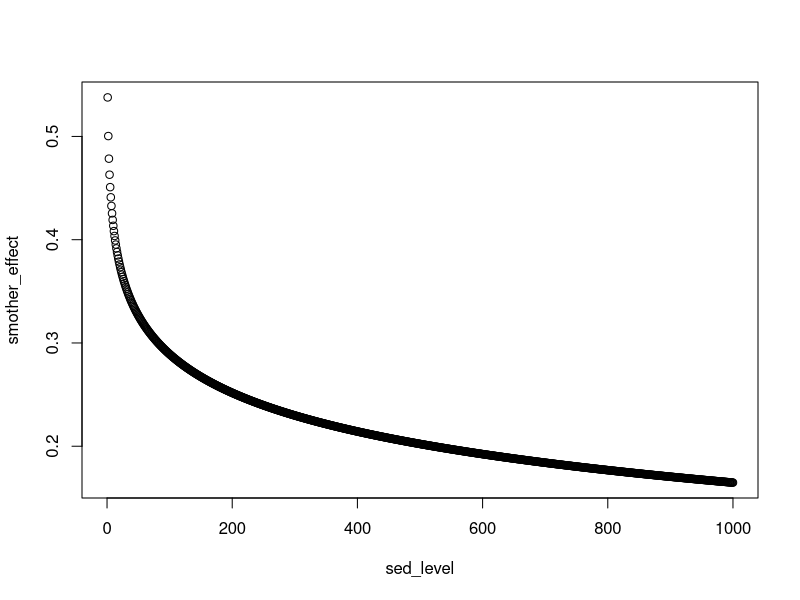

Reproduce this figure in R.
# sedimentation: calculation of S

Ksmother_coefft <- 0.054 # this is as in Guam .prm file. Even 0 sed will cut growth
Ksmother_const <- 0.4622
sed_level <- 0:1000 # not sure of the units over here, if a tracer probably still mg N m-3

# code as in Coral_Consumer_Activities()

step1 = -1.0 * Ksmother_coefft * log(sed_level) - Ksmother_const

smother_effect = 1.0 + step1

plot(sed_level, smother_effect)

# requires careful parametrisation
